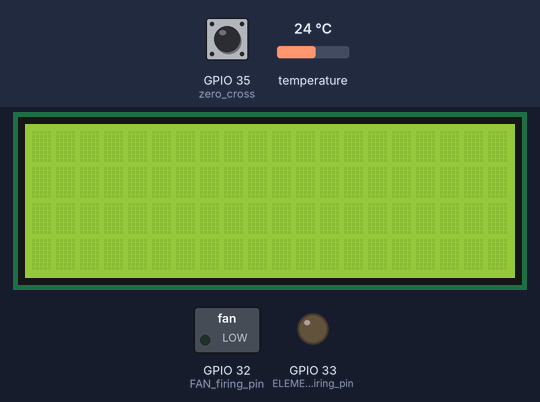
A sketch run on a simulated ESP32. Shown: 20×4 character LCD, switched loads named in the sketch (green lamp = pin HIGH), output pins drawn as LEDs (lit = HIGH). Wiring (inferred from the names in the program): HTU21/Si7021 sensor at I2C address 0x40. Inputs (shaded band) come from the test bench; at power-on: GPIO 35 (zero_cross) LOW, temperature 24 °C. What the sketch prints to the serial monitor is not drawn.

Above: at 1.2 s.
1.3 s: GPIO 35 (zero_cross) pulsed HIGH 2 times (0.12 s each, 0.3 s apart)
At 2.4 s:
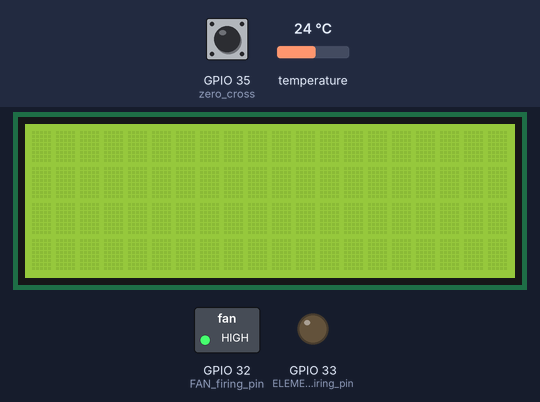
Timing chart, 0 to 4.3 s (numbered marks = the images above; inputs shaded):
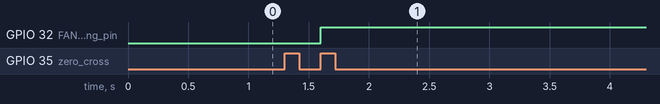

Measured:
- after the input at 1.3 s, GPIO 32 (FAN_firing_pin): LOW → HIGH after 0.30 s

The sketch:

Heat_and_FAN_PID_Control.ino
```cpp
#include <LiquidCrystal_I2C.h>
#include <Wire.h>
extern TwoWire Wire1; //// THIS IS NEW

/*
 * The logic here is as follows ...
 * The 5 sensor readings tell us that the temperature at the outside of the oven is always warmer then the temp at the center.
 * We believe this is true because the fan is pushing all the warm air to the outside when running at full speed.
 * If we slow down the fan we believe that we will even out the temperature.
 * The PID will adjust the firing delay on the fan so that the error between the two temps will be zero.
 *
 * We know that ft we keep power on the input to the MOC3020 then it runs well.
 * We will create are range of power control that will be divided into 15 power levels.
 * We will turn the fan ON and OFF with varying duty cycles between 44% and 100% every half second.
 * Since we want to turn the power on and off at ZERO CROSSING, so as to not risk damaging the triac.
 * We will have the following combination
 * Full speed  = 25 on 0 off, then proceed down ... 24/1, 23/2, ... , 12/13, 11/14 << Here we are at about 44% power (11/25 = 44)
 */

//Inputs and outputs
gpio_num_t ELEMENT_firing_pin = GPIO_NUM_33; // THIS IS FOR THE FAN TRIAC AS PER PCB LAYOUT
gpio_num_t FAN_firing_pin = GPIO_NUM_32; // THIS IS FOR THE FAN TRIAC AS PER PCB LAYOUT
gpio_num_t zero_cross = GPIO_NUM_35; // THIS IS FOR THE ZERO CROSSING DETECTION AS PER PCB LAYOUT  *** CHANGED TO GPIO25 to match PCB ***
//Variables
const int ADDR = 0x40;
const int MeasureTemp = 0xE3;
int X0,X1,temp;
double X,X_out;

LiquidCrystal_I2C lcd(0x27,20,4);  //sometimes the adress is not 0x27. Change to 0x3f if it dosn't work.

//Variables ////
int last_CH1_state = 0;
bool zero_cross_detected = false;
const int maximum_firing_delay = 9000;
// Max firing delay set to 9ms based on AC frequency of 50Hz
unsigned long previousMillis = 0;
unsigned long currentMillis = 0;
int temp_read_Delay = 500;
float real_temperature = 0;
int setpoint = 65;
int print_firing_delay;
//PID variables
float PID_error = 0;
float previous_error = 0;
float elapsedTime, Time, timePrev;
int PID_value = 0;
//PID constants
int kp = 1800;   int ki= 1.2;   int kd = 30000;
int PID_p = 0;    int PID_i = 0;    int PID_d = 0;

// NEW FAN VARIABLES FOR ON-OFF CONTROL METHOD
int FanSpeed = 25;
int FanCyclesOn, FanCyclesOff;
bool FanOn = true;
bool TempRequestSent = false; // THIS IS NEW
int FAN_firing_delay = 0;  // Initialize this to ZERO and we will adjust for different to see how the speed of the fan varies

//FAN PID variables
float FAN_PID_error = 0;
float FAN_previous_error = 0;
int FAN_PID_value = 0;
int FAN_maximum_firing_delay = 7000; //TESTING THIS VALUE

//FAN PID constants
int FAN_kp = 500;   int FAN_ki = 1;     int FAN_kd = 1000;
int FAN_PID_p = 0;   int FAN_PID_i = 0;  int FAN_PID_d = 0;

//OVEN Temp values
double Outer_Temp, Inner_Temp;  // These hold the values of the two temp sensors we will use for PID control.

//Zero Crossing Interrupt Function
void IRAM_ATTR zero_crossing()
{
  delayMicroseconds(10);
  if (gpio_get_level(zero_cross))
     zero_cross_detected = true;
}

void setup()
{
  Serial.begin(9600);
  lcd.begin(); //Begin the LCD communication through I2C
  lcd.backlight();  //Turn on backlight for LCD
  pinMode (FAN_firing_pin, OUTPUT);
  pinMode (ELEMENT_firing_pin, OUTPUT);
  pinMode (zero_cross, INPUT);
  attachInterrupt(digitalPinToInterrupt(zero_cross), zero_crossing, RISING);  //
  Wire.begin(16, 17, 50000);  //Inner sensor
  Wire1.begin(18, 19, 50000);  //Outer sensor
}

void loop()
{
  currentMillis = millis();           //Save the value of time before the loop
  // SEND RESUEST TO Si7021 SENSORS 10 milliceconds BEFORE we want to read them
  if (((currentMillis - previousMillis) >= (temp_read_Delay -10)) and !TempRequestSent) {
     Wire.beginTransmission(ADDR);
     Wire.write(MeasureTemp);
     Wire.endTransmission();
     Wire1.beginTransmission(ADDR);
     Wire1.write(MeasureTemp);
     Wire1.endTransmission();
     TempRequestSent = true;
  }

  // We create this if so we will read the temperature and change values each "temp_read_Delay"
  if(currentMillis - previousMillis >= temp_read_Delay){
    previousMillis += temp_read_Delay;              //Increase the previous time for next loop
    Wire.requestFrom(ADDR, 2);
    if (Wire.available() <= 2); {
      X0 = Wire.read();
      X1 = Wire.read();
      X0 = X0 << 8;
      X_out = X0 + X1;
    }
    /**Calculate temperature**/
    X = (175.72 * X_out) / 65536;
    Inner_Temp = X - 46.85;

    Wire1.requestFrom(ADDR, 2);
    if (Wire1.available() <= 2); {
      X0 = Wire1.read();
      X1 = Wire1.read();
      X0 = X0 << 8;
      X_out = X0 + X1;
    }
    /**Calculate temperature**/
    X = (175.72 * X_out) / 65536;
    Outer_Temp = X - 46.85;

    //Time Tracking
    timePrev = Time;                    // the previous time is stored before the actual time read
    Time = millis();                    // actual time read
    elapsedTime = (Time - timePrev) / 1000;

    // Element PID Control
    real_temperature = Outer_Temp;  //get Element PID Control Temperature
    Serial.print(", Heat Firing Delay="  + String ((maximum_firing_delay - PID_value)/100.0));
    Serial.print(", Heat Control Temp=" + String(real_temperature));
    PID_error = setpoint - real_temperature;        //Calculate the pid ERROR
    if(PID_error > 30)                              //integral constant will only affect errors below 30ºC
      PID_i = 0;
    PID_p = kp * PID_error;                         //Calculate the P value
    PID_i = PID_i + (ki * PID_error);               //Calculate the I value
    PID_d = kd*((PID_error - previous_error)/elapsedTime); //Calculate the D value
    PID_value = PID_p + PID_i + PID_d; //Calculate total PID value
    //We define firing delay range between 0 and 9000.
    if(PID_value < 0)
      PID_value = 0;
    if(PID_value > maximum_firing_delay)
      PID_value = maximum_firing_delay;
    previous_error = PID_error; //Remember to store the previous error.

    //FAN PID Control
    FAN_PID_error = Outer_Temp - Inner_Temp;        //Calculate the pid ERROR as the difference between ths center and edge of oven
    // Print the firing delay and the temps of the five locations so we can graph them
    Serial.print(", Fan Firing Delay=" + String(FAN_PID_value));
    Serial.print(", Fan Speed =" + String(FanSpeed));
    Serial.print(", Error=" + String(FAN_PID_error));   // THIS IS THE DIFFERENCE IN TEMP BETWEEN THE OUTER AND INNER SENSOR THAT WE ARE TRYING TO REDUCE TO ZERO
    Serial.print(", Inner=" + String(Inner_Temp));
    Serial.print(", Outer=" + String(Outer_Temp));
    Serial.println();

    if(FAN_PID_error > 30)                              //integral constant will only affect errors below 30ºC
      FAN_PID_i = 0;
    FAN_PID_p = FAN_kp * FAN_PID_error;                         //Calculate the P value
    FAN_PID_i = FAN_PID_i + (FAN_ki * FAN_PID_error);               //Calculate the I value
    FAN_PID_d = FAN_kd*((FAN_PID_error - FAN_previous_error)/elapsedTime); //Calculate the D value
    FAN_PID_value = FAN_PID_p + FAN_PID_i + FAN_PID_d; //Calculate total PID value
    if(FAN_PID_value < 0)
      FAN_PID_value = 0;
    if(FAN_PID_value > FAN_maximum_firing_delay)
      FAN_PID_value = FAN_maximum_firing_delay;
    FAN_previous_error = FAN_PID_error; //Remember to store the previous error.
    TempRequestSent = false;  // THIS IS REQUIRED
    //end new FAN PID code

    /*  MAP FAN_PID_value to a FanSpeed  */
    FanSpeed = ((FAN_maximum_firing_delay - FAN_PID_value) / 500) + 11;   //this value will always be between 11 AND 25

    //Print the values on the LCD
//    Wire.begin(21,22,50000);
//    lcd.clear();
//    lcd.setCursor(0,0);
//    lcd.print("Set: ");
//    lcd.setCursor(5,0);
//    lcd.print(setpoint);
//    lcd.setCursor(0,1);
//    lcd.print("Real temp: ");
//    lcd.setCursor(11,1);
//    lcd.print(real_temperature);
  }

  //If the zero cross interruption was detected we create the 100us firing pulse
  if (zero_cross_detected){
    zero_cross_detected = false;
    if (FanOn == true) {
      if (FanCyclesOn > 0)
        FanCyclesOn -= 1;
      else {
        FanOn = false;
        FanCyclesOff = 25 - FanSpeed;
        digitalWrite(FAN_firing_pin, LOW);
      }
    }
    else {
      if (FanCyclesOff > 0)
         FanCyclesOff -= 1;
      else {
         FanOn = true;
         FanCyclesOn = FanSpeed;
         digitalWrite(FAN_firing_pin, HIGH);
      }
    }
    delayMicroseconds(maximum_firing_delay - PID_value); //This delay controls the power
    digitalWrite(ELEMENT_firing_pin,HIGH);
    delayMicroseconds(100);
    digitalWrite(ELEMENT_firing_pin,LOW);
  }
}
//End of void loop
```
